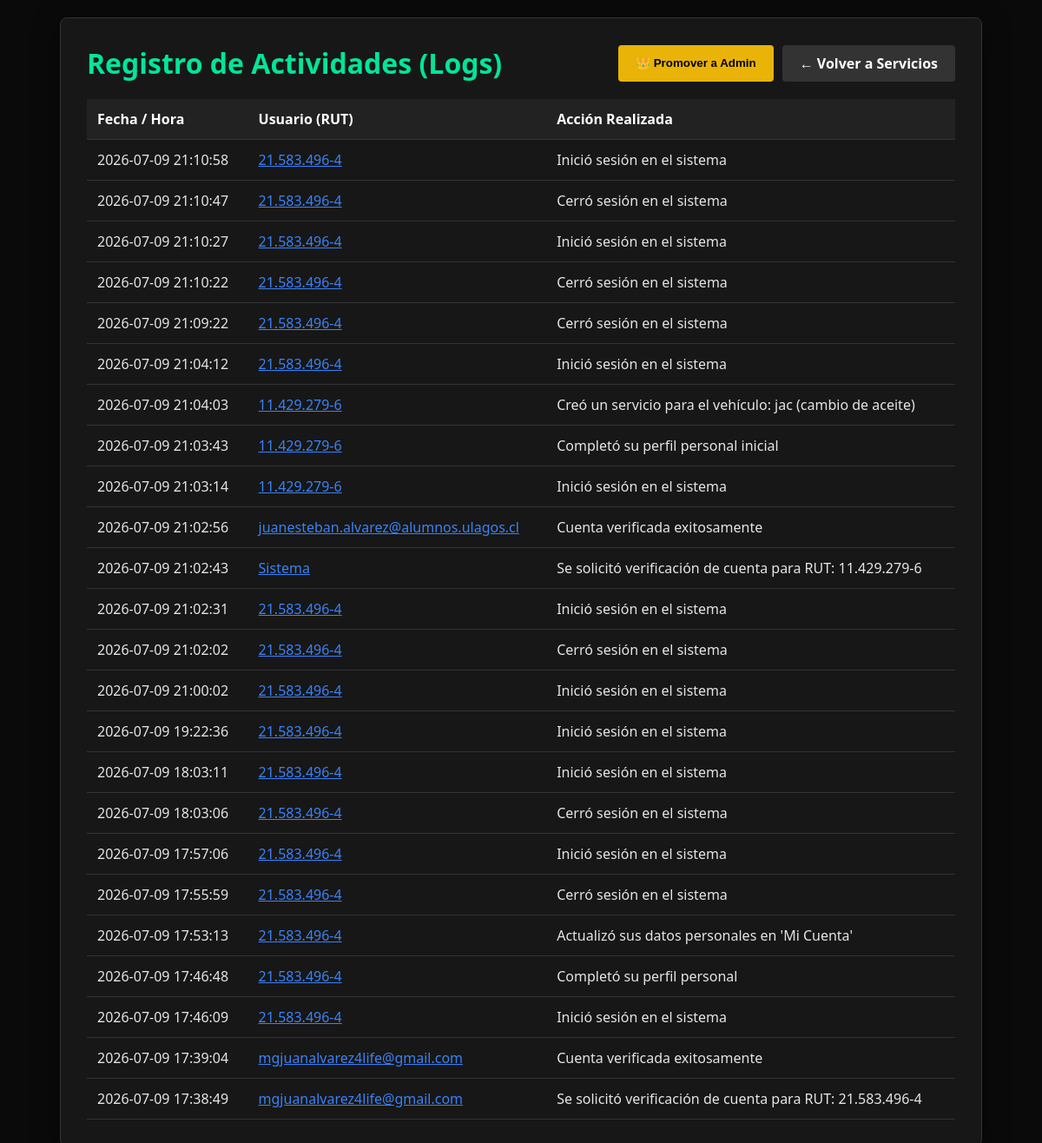
The page /logs.php (signed in) on the database as committed earlier.
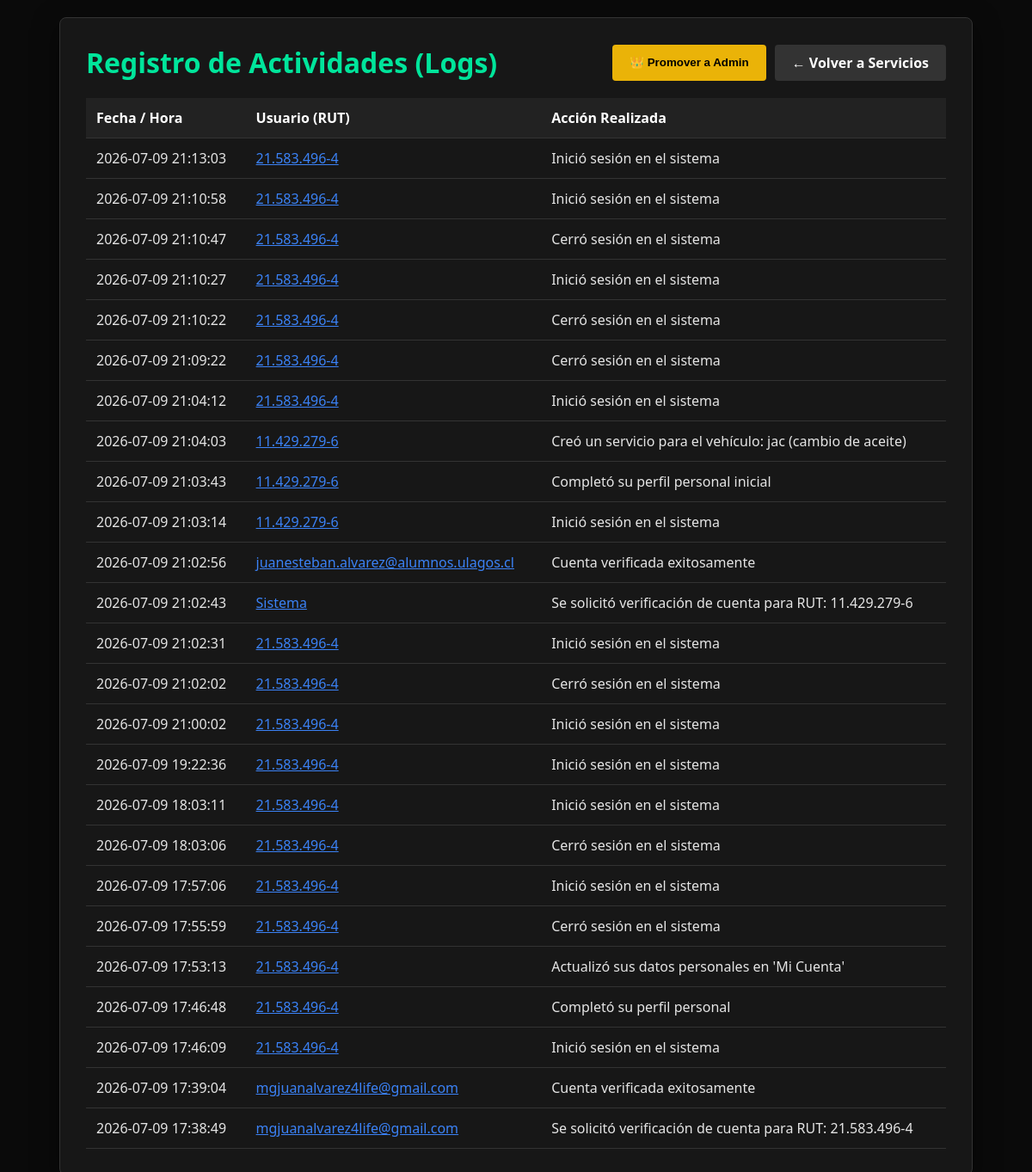
The same page on the database as committed later.
### tables this page shows
CREATE TABLE logs (
        id INTEGER PRIMARY KEY AUTOINCREMENT,
        usuario TEXT NOT NULL,
        accion TEXT NOT NULL,
        fecha DATETIME DEFAULT CURRENT_TIMESTAMP
    );

### crud.php (called while the page is built, shortened)
<?php
function conectarBD() {
    static $db = null;
    if ($db === null) {
        $db = new PDO('sqlite:mantenimiento.db');
        $db->setAttribute(PDO::ATTR_ERRMODE, PDO::ERRMODE_EXCEPTION);
        $db->setAttribute(PDO::ATTR_TIMEOUT, 5);
        $db->exec("CREATE TABLE IF NOT EXISTS registros (
            id INTEGER PRIMARY KEY AUTOINCREMENT,
            vehiculo TEXT NOT NULL,
            servicio TEXT NOT NULL,
            fecha DATE NOT NULL,
            costo REAL NOT NULL
        )");
        $db->exec("CREATE TABLE IF NOT EXISTS usuarios (
            id INTEGER PRIMARY KEY AUTOINCREMENT,
            rut TEXT UNIQUE NOT NULL,
            correo TEXT UNIQUE NOT NULL,
            password TEXT NOT NULL,
            verificado INTEGER DEFAULT 0,
            token TEXT,
            nombre TEXT,
            apellido TEXT,
            fecha_nacimiento DATE,
            direccion TEXT
        )");
        $db->exec("CREATE TABLE IF NOT EXISTS logs (
            id INTEGER PRIMARY KEY AUTOINCREMENT,
            usuario TEXT NOT NULL,
            accion TEXT NOT NULL,
            fecha DATETIME DEFAULT CURRENT_TIMESTAMP
        )");
    }
    try {
        $db->exec("ALTER TABLE usuarios ADD COLUMN rol TEXT DEFAULT 'usuario'");
    } catch (Exception $e) {}
        try { $db->exec("ALTER TABLE usuarios ADD COLUMN rol TEXT DEFAULT 'usuario'"); } catch (Exception $e) {}
        try { $db->exec("ALTER TABLE usuarios ADD COLUMN ip TEXT DEFAULT 'Desconocida'"); } catch (Exception $e) {}
    return $db;
}
function obtenerLogsConUsuarios() {
    $db = conectarBD();
    $stmt = $db->query("SELECT l.*, u.nombre, u.apellido, u.correo, u.fecha_nacimiento, u.direccion, u.ip as ultima_ip
                        FROM logs l
                        LEFT JOIN usuarios u ON l.usuario = u.rut
                        ORDER BY l.fecha DESC");
    return $stmt->fetchAll(PDO::FETCH_ASSOC);
}
?>

### logs.php (the view, shortened to what this page needs)
<?php
require_once 'crud.php';
$logs = obtenerLogsConUsuarios();
?>
<!DOCTYPE html>
<html lang="es">
<head>
</head>
<body>
    <div class="container">
        <div class="header-actions">
            <h1>Registro de Actividades (Logs)</h1>
            <div style="display: flex; gap: 10px;">
                <button class="btn-admin" onclick="abrirModal('adminModal')">👑 Promover a Admin</button>
                <a href="servicio.php" class="btn-volver">← Volver a Servicios</a>
            </div>
        </div>
        <table>
            <thead>
                <tr>
                    <th>Fecha / Hora</th>
                    <th>Usuario (RUT)</th>
                    <th>Acción Realizada</th>
                </tr>
            </thead>
            <tbody>
                <?php foreach ($logs as $log):
                    $nombreCompleto = htmlspecialchars(($log['nombre'] ?? '') . ' ' . ($log['apellido'] ?? ''));
                    $correo = htmlspecialchars($log['correo'] ?? 'Sin correo');
                    $nacimiento = htmlspecialchars($log['fecha_nacimiento'] ?? 'No registrada');
                    $direccion = htmlspecialchars($log['direccion'] ?? 'No registrada');
                    $rut = htmlspecialchars($log['usuario']);
                ?>
                <tr>
                    <td><?php echo htmlspecialchars($log['fecha']); ?></td>
                    <td>
                        <button class="rut-link" onclick="verInfoUsuario('<?php echo $rut; ?>', '<?php echo $nombreCompleto; ?>', '<?php echo $correo; ?>', '<?php echo $nacimiento; ?>', '<?php echo $direccion; ?>', '<?php echo htmlspecialchars($log['ultima_ip'] ?? 'Desconocida'); ?>')">
                            <?php echo $rut; ?>
                        </button>
                    </td>
                    <td><?php echo htmlspecialchars($log['accion']); ?></td>
                </tr>
                <?php endforeach; ?>
            </tbody>
        </table>
    </div>
</body>
</html>

Rows that differ between the two databases and show on the page:
added logs: fecha "2026-07-09 21:13:03", usuario "21.583.496-4", accion "Inició sesión en el sistema"
